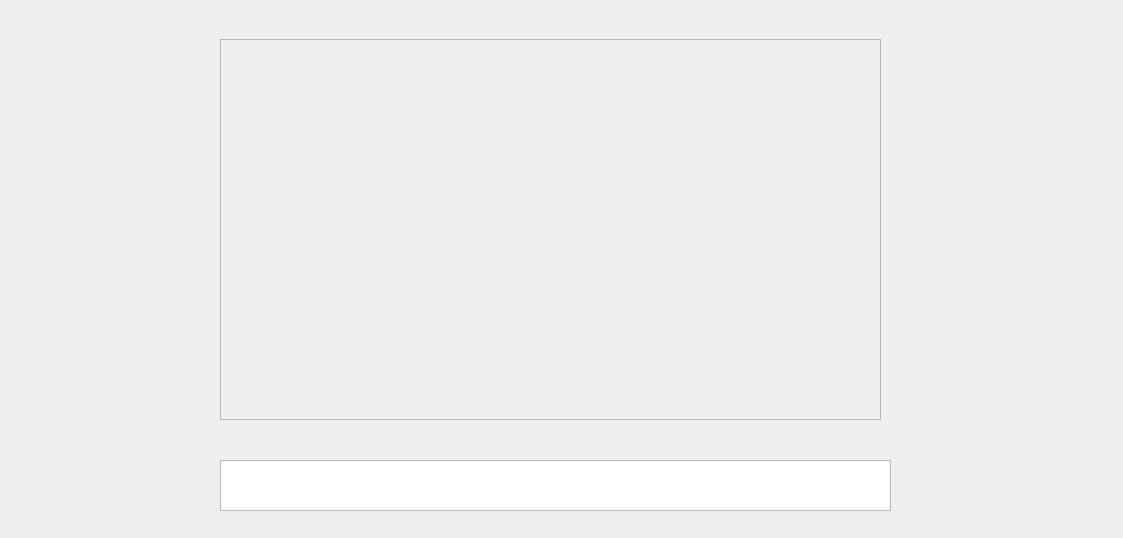
<?xml version="1.0" encoding="UTF-8"?>
<ui version="4.0">
 <class>MainWindow</class>
 <widget class="QMainWindow" name="MainWindow">
  <property name="geometry">
   <rect>
    <x>0</x>
    <y>0</y>
    <width>1123</width>
    <height>538</height>
   </rect>
  </property>
  <property name="windowTitle">
   <string>MainWindow</string>
  </property>
  <widget class="QWidget" name="centralwidget">
   <widget class="QTextEdit" name="textEdit">
    <property name="geometry">
     <rect>
      <x>220</x>
      <y>460</y>
      <width>671</width>
      <height>51</height>
     </rect>
    </property>
   </widget>
   <widget class="QFrame" name="frame">
    <property name="geometry">
     <rect>
      <x>220</x>
      <y>39</y>
      <width>661</width>
      <height>381</height>
     </rect>
    </property>
    <property name="frameShape">
     <enum>QFrame::StyledPanel</enum>
    </property>
    <property name="frameShadow">
     <enum>QFrame::Raised</enum>
    </property>
    <widget class="QScrollArea" name="scrollArea">
     <property name="geometry">
      <rect>
       <x>0</x>
       <y>0</y>
       <width>661</width>
       <height>381</height>
      </rect>
     </property>
     <property name="widgetResizable">
      <bool>true</bool>
     </property>
     <widget class="QWidget" name="scrollAreaWidgetContents">
      <property name="geometry">
       <rect>
        <x>0</x>
        <y>0</y>
        <width>659</width>
        <height>379</height>
       </rect>
      </property>
     </widget>
    </widget>
   </widget>
   <widget class="QWidget" name="verticalLayoutWidget">
    <property name="geometry">
     <rect>
      <x>0</x>
      <y>0</y>
      <width>211</width>
      <height>541</height>
     </rect>
    </property>
    <layout class="QVBoxLayout" name="verticalLayout"/>
   </widget>
   <widget class="QWidget" name="verticalLayoutWidget_2">
    <property name="geometry">
     <rect>
      <x>899</x>
      <y>0</y>
      <width>221</width>
      <height>541</height>
     </rect>
    </property>
    <layout class="QVBoxLayout" name="verticalLayout_2"/>
   </widget>
  </widget>
 </widget>
 <resources/>
 <connections/>
</ui>
